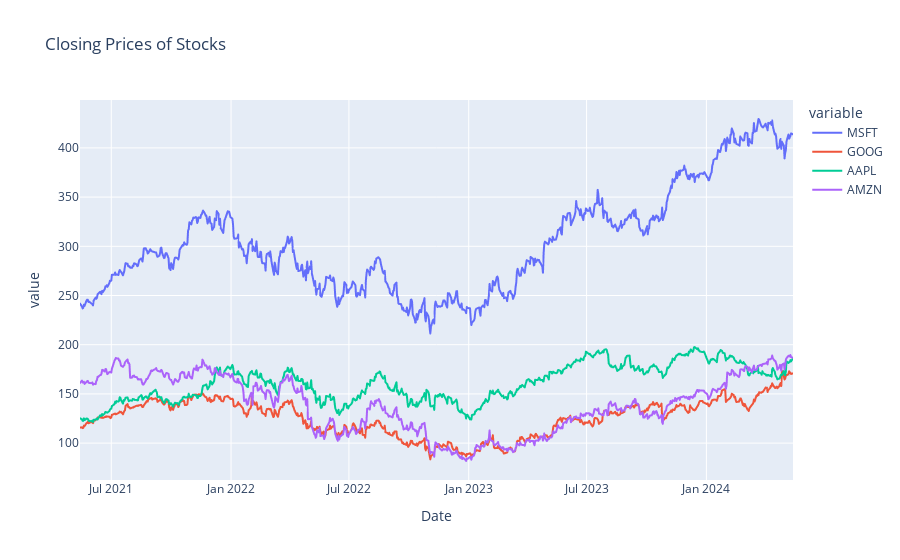

The cell this chart's notebook holds for it:
### Markdown cell above
#### Closing Prices

### Code cell
fig = px.line(col_df, y=['MSFT','GOOG', 'AAPL', 'AMZN'], title='Closing Prices of Stocks')
fig.show()

### Figure 1 — Plotly figure (JSON) as saved in the notebook; plotly's stock layout.template omitted (floating-point values rounded to 4 significant figures; data arrays with more than 128 entries replaced by an {"elided": "..."} marker saying what was removed)
{"data": [{"hovertemplate": "variable=MSFT<br>Date=%{x}<br>value=%{y}<extra></extra>", "legendgroup": "MSFT", "line": {"color": "#636efa", "dash": "solid"}, "marker": {"symbol": "circle"}, "mode": "lines", "name": "MSFT", "showlegend": true, "type": "scattergl", "x": {"elided": "754 str values"}, "xaxis": "x", "y": {"elided": "754 float values"}, "yaxis": "y"}, {"hovertemplate": "variable=GOOG<br>Date=%{x}<br>value=%{y}<extra></extra>", "legendgroup": "GOOG", "line": {"color": "#EF553B", "dash": "solid"}, "marker": {"symbol": "circle"}, "mode": "lines", "name": "GOOG", "showlegend": true, "type": "scattergl", "x": {"elided": "754 str values"}, "xaxis": "x", "y": {"elided": "754 float values"}, "yaxis": "y"}, {"hovertemplate": "variable=AAPL<br>Date=%{x}<br>value=%{y}<extra></extra>", "legendgroup": "AAPL", "line": {"color": "#00cc96", "dash": "solid"}, "marker": {"symbol": "circle"}, "mode": "lines", "name": "AAPL", "showlegend": true, "type": "scattergl", "x": {"elided": "754 str values"}, "xaxis": "x", "y": {"elided": "754 float values"}, "yaxis": "y"}, {"hovertemplate": "variable=AMZN<br>Date=%{x}<br>value=%{y}<extra></extra>", "legendgroup": "AMZN", "line": {"color": "#ab63fa", "dash": "solid"}, "marker": {"symbol": "circle"}, "mode": "lines", "name": "AMZN", "showlegend": true, "type": "scattergl", "x": {"elided": "754 str values"}, "xaxis": "x", "y": {"elided": "754 float values"}, "yaxis": "y"}], "layout": {"legend": {"title": {"text": "variable"}, "tracegroupgap": 0}, "title": {"text": "Closing Prices of Stocks"}, "xaxis": {"anchor": "y", "domain": [0, 1], "title": {"text": "Date"}}, "yaxis": {"anchor": "x", "domain": [0, 1], "title": {"text": "value"}}}}
